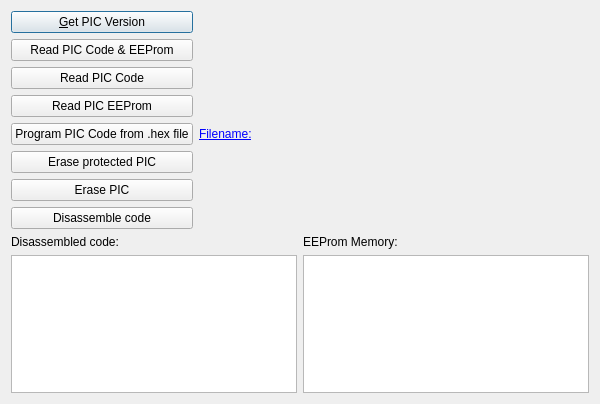
<?xml version="1.0" encoding="UTF-8"?>
<ui version="4.0">
 <class>QMainDialog</class>
 <widget class="QDialog" name="QMainDialog">
  <property name="geometry">
   <rect>
    <x>0</x>
    <y>0</y>
    <width>600</width>
    <height>404</height>
   </rect>
  </property>
  <property name="windowTitle">
   <string>QPicProg v1.0</string>
  </property>
  <property name="windowIcon">
   <iconset resource="resource.qrc">
    <normaloff>:/icon_16</normaloff>:/icon_16</iconset>
  </property>
  <layout class="QGridLayout" name="gridLayout_3">
   <item row="0" column="0">
    <layout class="QVBoxLayout" name="mainLayout">
     <item>
      <layout class="QGridLayout" name="topLayout" columnstretch="0,1">
       <item row="0" column="0">
        <widget class="QPushButton" name="getPicVersionButton">
         <property name="text">
          <string>&amp;Get PIC Version</string>
         </property>
        </widget>
       </item>
       <item row="0" column="1">
        <widget class="QLabel" name="getPicVersionLabel">
         <property name="text">
          <string/>
         </property>
        </widget>
       </item>
       <item row="1" column="0">
        <widget class="QPushButton" name="readPICAllButton">
         <property name="enabled">
          <bool>true</bool>
         </property>
         <property name="text">
          <string>Read PIC Code &amp;&amp; EEProm</string>
         </property>
        </widget>
       </item>
       <item row="2" column="0">
        <widget class="QPushButton" name="readPICCodeButton">
         <property name="enabled">
          <bool>true</bool>
         </property>
         <property name="text">
          <string>Read PIC Code</string>
         </property>
        </widget>
       </item>
       <item row="3" column="0">
        <widget class="QPushButton" name="readPICDataButton">
         <property name="text">
          <string>Read PIC EEProm</string>
         </property>
        </widget>
       </item>
       <item row="4" column="0">
        <widget class="QPushButton" name="programAllFromFileButton">
         <property name="text">
          <string>Program PIC Code from .hex file</string>
         </property>
        </widget>
       </item>
       <item row="4" column="1">
        <widget class="QLabel" name="programAllFromFileFilenameLabel">
         <property name="text">
          <string>&lt;a href=&quot;filename&quot;&gt;Filename:&lt;/a&gt;</string>
         </property>
        </widget>
       </item>
       <item row="5" column="0">
        <widget class="QPushButton" name="eraseProtectedButton">
         <property name="text">
          <string>Erase protected PIC</string>
         </property>
        </widget>
       </item>
       <item row="6" column="0">
        <widget class="QPushButton" name="eraseStandardButton">
         <property name="text">
          <string>Erase PIC</string>
         </property>
        </widget>
       </item>
       <item row="7" column="0">
        <widget class="QPushButton" name="disassembleButton">
         <property name="text">
          <string>Disassemble code</string>
         </property>
        </widget>
       </item>
      </layout>
     </item>
     <item>
      <layout class="QGridLayout" name="bottomLayout">
       <item row="0" column="0">
        <widget class="QLabel" name="dissasembleCodeLabel">
         <property name="text">
          <string>Disassembled code:</string>
         </property>
        </widget>
       </item>
       <item row="0" column="1">
        <widget class="QLabel" name="eepromMemoryLabel">
         <property name="text">
          <string>EEProm Memory:</string>
         </property>
        </widget>
       </item>
       <item row="1" column="0">
        <widget class="QTextEdit" name="disassembleCodeEdit">
         <property name="textInteractionFlags">
          <set>Qt::TextSelectableByKeyboard|Qt::TextSelectableByMouse</set>
         </property>
        </widget>
       </item>
       <item row="1" column="1">
        <widget class="QTextEdit" name="eepromMemoryEdit">
         <property name="textInteractionFlags">
          <set>Qt::TextSelectableByKeyboard|Qt::TextSelectableByMouse</set>
         </property>
        </widget>
       </item>
      </layout>
     </item>
    </layout>
   </item>
  </layout>
 </widget>
 <layoutdefault spacing="6" margin="11"/>
 <resources>
  <include location="resource.qrc"/>
 </resources>
 <connections/>
</ui>
